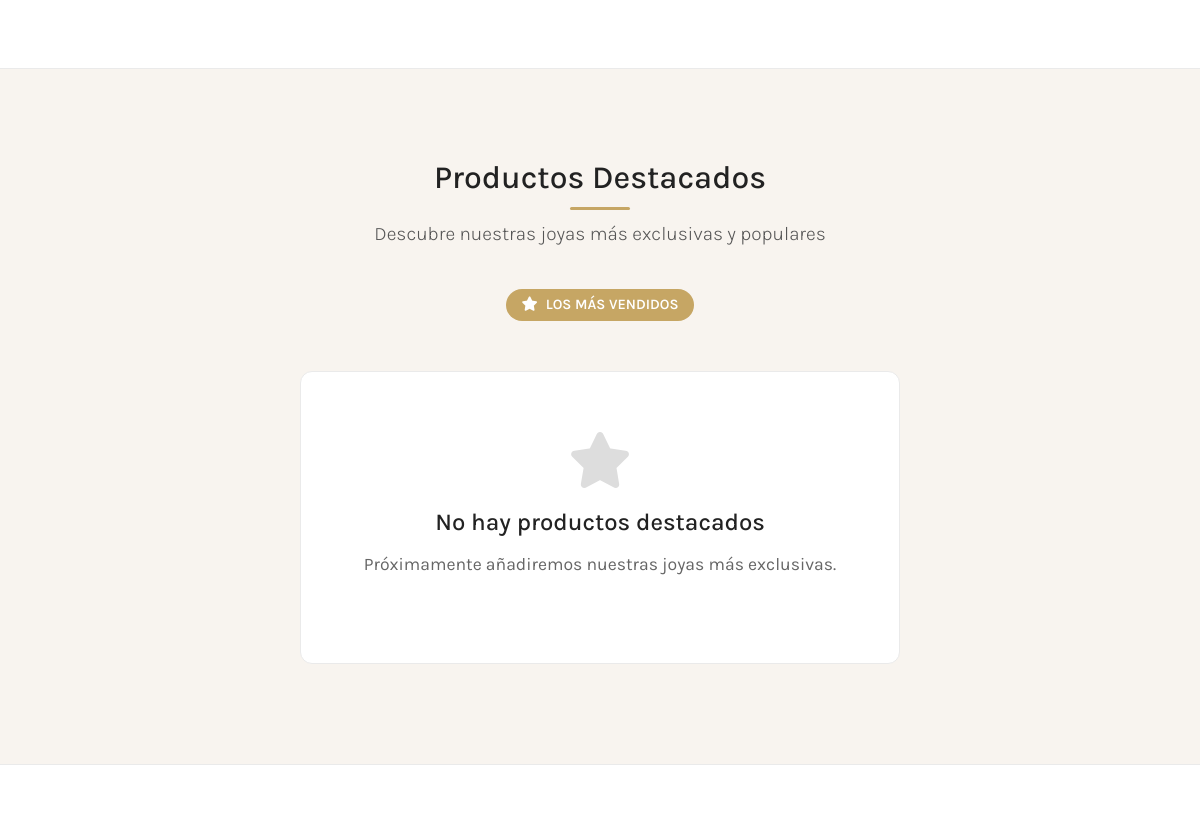
Before: / (middle part) with the older database file.
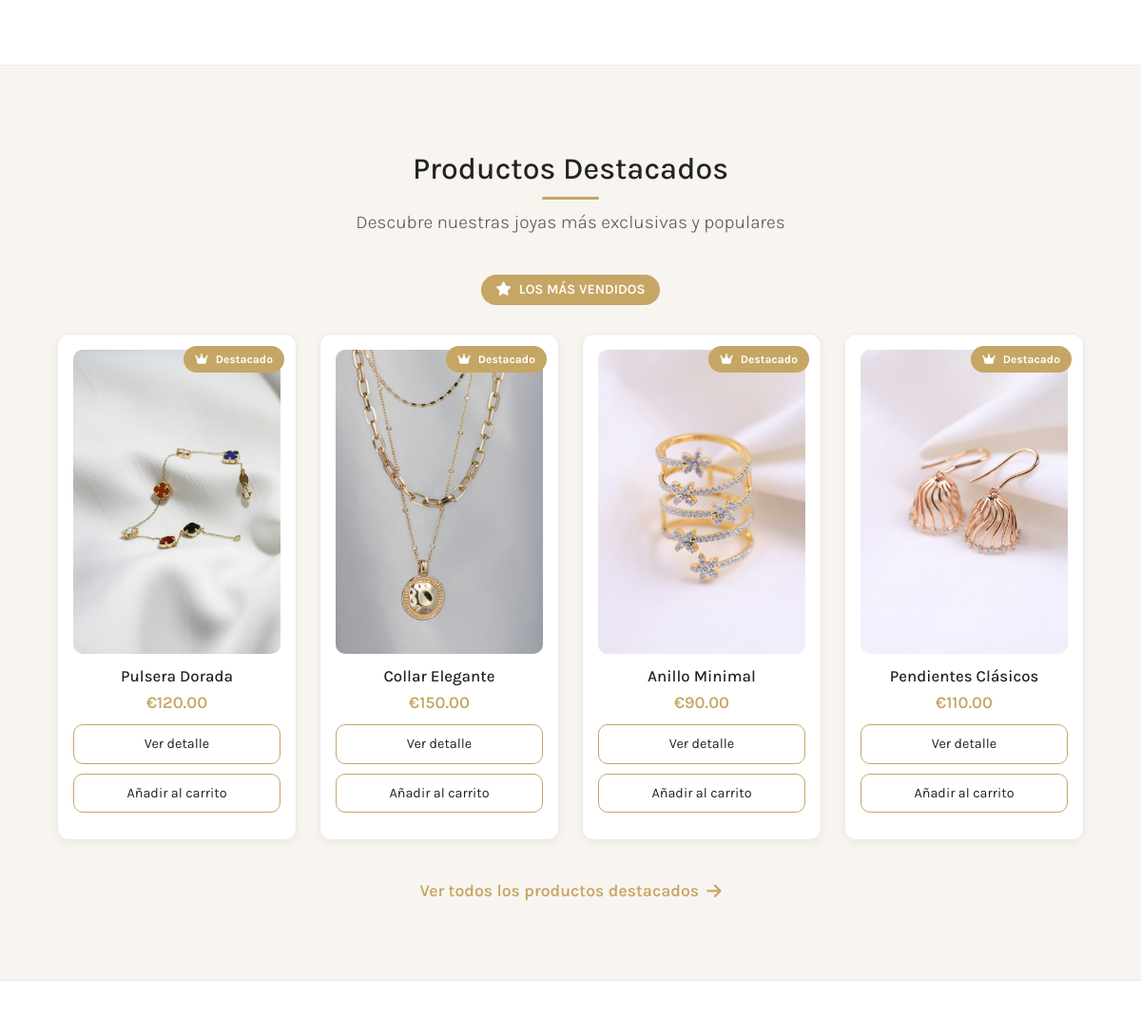
After: the same page with the newer database file.
### tables this page shows
CREATE TABLE `productos` (
  `id` int(11) NOT NULL,
  `nombre` varchar(100) NOT NULL,
  `descripcion` text DEFAULT NULL,
  `precio` decimal(10,2) NOT NULL,
  `stock` int(11) DEFAULT 0,
  `imagen` varchar(255) DEFAULT NULL,
  `categoria` varchar(50) DEFAULT NULL,
  `fecha_creacion` timestamp NULL DEFAULT current_timestamp(),
  `destacado` tinyint(1) DEFAULT 0
);

### index.php (the view, shortened to what this page needs)
<?php
require_once __DIR__ . '/tienda_login_php/db_connect.php';
$sql_destacados = "SELECT * FROM productos WHERE destacado = 1 ORDER BY fecha_creacion DESC LIMIT 4";
$stmt_destacados = $conn->prepare($sql_destacados);
$stmt_destacados->execute();
$productos_destacados = $stmt_destacados->fetchAll(PDO::FETCH_ASSOC);
?>
<!DOCTYPE html>
<html lang="es">
<head>
    <link rel="stylesheet" href="style.css" />
    <link rel="stylesheet" href="https://cdnjs.cloudflare.com/ajax/libs/font-awesome/6.5.1/css/all.min.css">
</head>
<body>
    <?php include __DIR__ . '/includes/header.php'; ?>
    <section id="productos" class="nueva-coleccion container">
    </section>
    <section id="destacados" class="destacados-section">
        <div class="container">
            <h2>Productos Destacados</h2>
            <p class="section-subtitle">Descubre nuestras joyas más exclusivas y populares</p>
            <div class="badge-destacado">
                <i class="fas fa-star me-2"></i>LOS MÁS VENDIDOS
            </div>
            <?php if (count($productos_destacados) > 0): ?>
                <div class="grid-productos-destacados">
                    <?php foreach ($productos_destacados as $producto): ?>
                        <article class="producto-destacado">
                            <div class="destacado-badge">
                                <i class="fas fa-crown me-1"></i> Destacado
                            </div>
                            <div class="producto-media-destacado">
                                <img src="<?= htmlspecialchars($producto['imagen']) ?>" alt="<?= htmlspecialchars($producto['nombre']) ?>">
                            </div>
                            <h3><?= htmlspecialchars($producto['nombre']) ?></h3>
                            <span class="precio-destacado">€<?= htmlspecialchars($producto['precio']) ?></span>
                            <a href="./productos/producto.php?id=<?= $producto['id'] ?>" class="btn-line-destacado">Ver detalle</a>
                            <form action="./tienda_login_php/carrito.php" method="POST">
                                <button type="submit" name="add_to_cart" class="btn-line-destacado">Añadir al carrito</button>
                            </form>
                        </article>
                    <?php endforeach; ?>
                </div>
                <div class="ver-todos-link">
                    <a href="tienda_login_php/destacados.php">
                        Ver todos los productos destacados
                        <i class="fas fa-arrow-right"></i>
                    </a>
                </div>
            <?php else: ?>
                <div class="no-destacados">
                    <i class="fas fa-star"></i>
                    <h3>No hay productos destacados</h3>
                    <p>Próximamente añadiremos nuestras joyas más exclusivas.</p>
                </div>
            <?php endif; ?>
        </div>
    </section>
<?php include __DIR__ . '/includes/footer.php'; ?>
</body>
</html>

Changed rows visible on the page:
now on this page (row edited): productos: imagen (picture), nombre "Pulsera Dorada", precio "120.00"
now on this page (row edited): productos: imagen (picture), nombre "Collar Elegante", precio "150.00"
now on this page (row edited): productos: imagen (picture), nombre "Anillo Minimal", precio "90.00"
now on this page (row edited): productos: imagen (picture), nombre "Pendientes Clásicos", precio "110.00"
Other visible differences:
text no longer shown: "No hay productos destacados Próximamente añadiremos nuestras joyas más exclusivas."
text now shown: "Ver todos los productos destacados"
